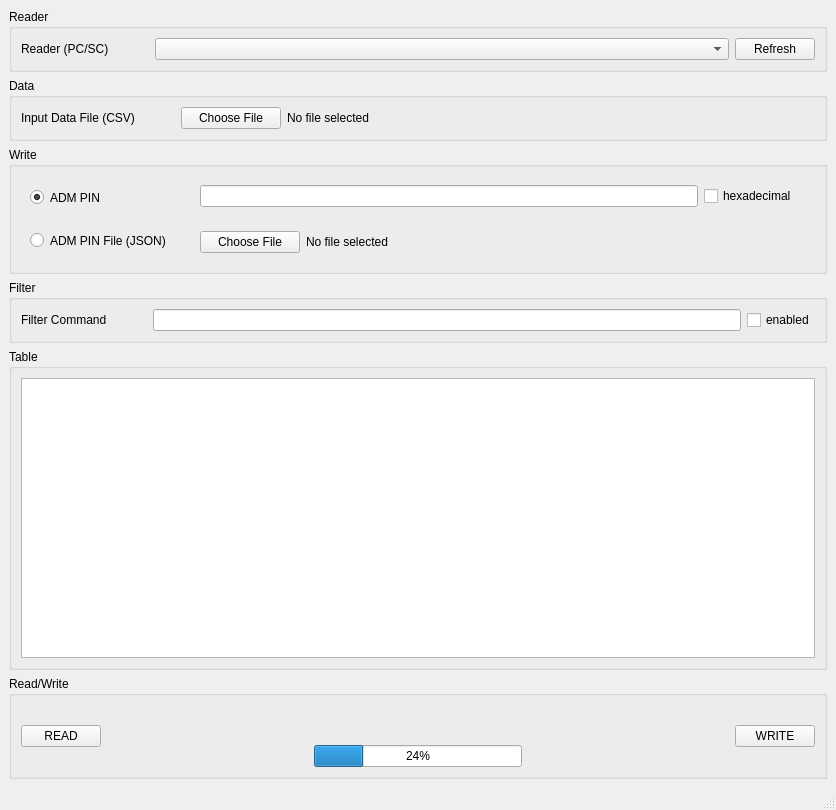
<?xml version="1.0" encoding="UTF-8"?>
<ui version="4.0">
 <class>MainWindow</class>
 <widget class="QMainWindow" name="MainWindow">
  <property name="geometry">
   <rect>
    <x>0</x>
    <y>0</y>
    <width>836</width>
    <height>810</height>
   </rect>
  </property>
  <property name="windowTitle">
   <string>SIM CSV GUI</string>
  </property>
  <widget class="QWidget" name="centralwidget">
   <layout class="QVBoxLayout" name="verticalLayout_2">
    <item>
     <widget class="QGroupBox" name="readerGroup">
      <property name="title">
       <string>Reader</string>
      </property>
      <layout class="QFormLayout" name="formLayout">
       <item row="0" column="0">
        <widget class="QLabel" name="readerLabel">
         <property name="text">
          <string>Reader (PC/SC)</string>
         </property>
        </widget>
       </item>
       <item row="0" column="1">
        <layout class="QHBoxLayout" name="readerRightLayout">
         <item>
          <spacer name="horizontalSpacer_4">
           <property name="orientation">
            <enum>Qt::Horizontal</enum>
           </property>
           <property name="sizeType">
            <enum>QSizePolicy::Minimum</enum>
           </property>
           <property name="sizeHint" stdset="0">
            <size>
             <width>40</width>
             <height>20</height>
            </size>
           </property>
          </spacer>
         </item>
         <item>
          <widget class="QComboBox" name="readerDropdown">
           <property name="sizePolicy">
            <sizepolicy hsizetype="Preferred" vsizetype="Fixed">
             <horstretch>0</horstretch>
             <verstretch>0</verstretch>
            </sizepolicy>
           </property>
          </widget>
         </item>
         <item>
          <widget class="QPushButton" name="refreshButton">
           <property name="sizePolicy">
            <sizepolicy hsizetype="Fixed" vsizetype="Fixed">
             <horstretch>0</horstretch>
             <verstretch>0</verstretch>
            </sizepolicy>
           </property>
           <property name="text">
            <string>Refresh</string>
           </property>
          </widget>
         </item>
        </layout>
       </item>
      </layout>
     </widget>
    </item>
    <item>
     <widget class="QGroupBox" name="dataGroup">
      <property name="title">
       <string>Data</string>
      </property>
      <layout class="QFormLayout" name="formLayout_2">
       <item row="0" column="0">
        <widget class="QLabel" name="inputDataFileLabel">
         <property name="text">
          <string>Input Data File (CSV)</string>
         </property>
        </widget>
       </item>
       <item row="0" column="1">
        <layout class="QHBoxLayout" name="dataRightLayout">
         <item>
          <spacer name="horizontalSpacer_3">
           <property name="orientation">
            <enum>Qt::Horizontal</enum>
           </property>
           <property name="sizeType">
            <enum>QSizePolicy::Minimum</enum>
           </property>
           <property name="sizeHint" stdset="0">
            <size>
             <width>40</width>
             <height>20</height>
            </size>
           </property>
          </spacer>
         </item>
         <item>
          <widget class="QPushButton" name="dataChooseFileButton">
           <property name="sizePolicy">
            <sizepolicy hsizetype="Fixed" vsizetype="Fixed">
             <horstretch>0</horstretch>
             <verstretch>0</verstretch>
            </sizepolicy>
           </property>
           <property name="minimumSize">
            <size>
             <width>100</width>
             <height>0</height>
            </size>
           </property>
           <property name="text">
            <string>Choose File</string>
           </property>
          </widget>
         </item>
         <item>
          <widget class="QLabel" name="dataFilenameLabel">
           <property name="text">
            <string>No file selected</string>
           </property>
          </widget>
         </item>
        </layout>
       </item>
      </layout>
     </widget>
    </item>
    <item>
     <widget class="QGroupBox" name="writeGroup">
      <property name="title">
       <string>Write</string>
      </property>
      <layout class="QHBoxLayout" name="horizontalLayout_5">
       <item>
        <widget class="QGroupBox" name="writeLeftSide">
         <property name="styleSheet">
          <string notr="true">border:0</string>
         </property>
         <property name="title">
          <string/>
         </property>
         <property name="flat">
          <bool>true</bool>
         </property>
         <property name="checkable">
          <bool>false</bool>
         </property>
         <layout class="QVBoxLayout" name="verticalLayout_3">
          <property name="spacing">
           <number>0</number>
          </property>
          <property name="leftMargin">
           <number>9</number>
          </property>
          <property name="topMargin">
           <number>0</number>
          </property>
          <property name="rightMargin">
           <number>9</number>
          </property>
          <property name="bottomMargin">
           <number>0</number>
          </property>
          <item>
           <widget class="QRadioButton" name="admPinRadioButton">
            <property name="sizePolicy">
             <sizepolicy hsizetype="Minimum" vsizetype="Minimum">
              <horstretch>0</horstretch>
              <verstretch>0</verstretch>
             </sizepolicy>
            </property>
            <property name="text">
             <string>ADM PIN</string>
            </property>
            <property name="checked">
             <bool>true</bool>
            </property>
           </widget>
          </item>
          <item>
           <widget class="QRadioButton" name="admPinFileRadioButton">
            <property name="sizePolicy">
             <sizepolicy hsizetype="Minimum" vsizetype="Minimum">
              <horstretch>0</horstretch>
              <verstretch>0</verstretch>
             </sizepolicy>
            </property>
            <property name="text">
             <string>ADM PIN File (JSON)</string>
            </property>
            <property name="checked">
             <bool>false</bool>
            </property>
           </widget>
          </item>
         </layout>
        </widget>
       </item>
       <item>
        <widget class="QWidget" name="writeRightSide" native="true">
         <property name="styleSheet">
          <string notr="true">b</string>
         </property>
         <layout class="QVBoxLayout" name="verticalLayout_4">
          <property name="topMargin">
           <number>0</number>
          </property>
          <property name="bottomMargin">
           <number>0</number>
          </property>
          <item>
           <widget class="QWidget" name="admPinInputContainer" native="true">
            <property name="sizePolicy">
             <sizepolicy hsizetype="Preferred" vsizetype="Minimum">
              <horstretch>0</horstretch>
              <verstretch>0</verstretch>
             </sizepolicy>
            </property>
            <layout class="QHBoxLayout" name="horizontalLayout_2">
             <item>
              <widget class="QLineEdit" name="admPinLineEdit">
               <property name="sizePolicy">
                <sizepolicy hsizetype="Expanding" vsizetype="Minimum">
                 <horstretch>0</horstretch>
                 <verstretch>0</verstretch>
                </sizepolicy>
               </property>
              </widget>
             </item>
             <item>
              <widget class="QCheckBox" name="admPinHexadecimalCheckbox">
               <property name="sizePolicy">
                <sizepolicy hsizetype="Minimum" vsizetype="Minimum">
                 <horstretch>0</horstretch>
                 <verstretch>0</verstretch>
                </sizepolicy>
               </property>
               <property name="text">
                <string>hexadecimal</string>
               </property>
              </widget>
             </item>
            </layout>
           </widget>
          </item>
          <item>
           <widget class="QWidget" name="admPinFileInpuContainer" native="true">
            <property name="sizePolicy">
             <sizepolicy hsizetype="Preferred" vsizetype="Minimum">
              <horstretch>0</horstretch>
              <verstretch>0</verstretch>
             </sizepolicy>
            </property>
            <layout class="QHBoxLayout" name="horizontalLayout">
             <item>
              <widget class="QPushButton" name="admPinFileChooseFileButton">
               <property name="sizePolicy">
                <sizepolicy hsizetype="Fixed" vsizetype="Minimum">
                 <horstretch>0</horstretch>
                 <verstretch>0</verstretch>
                </sizepolicy>
               </property>
               <property name="minimumSize">
                <size>
                 <width>100</width>
                 <height>0</height>
                </size>
               </property>
               <property name="text">
                <string>Choose File</string>
               </property>
              </widget>
             </item>
             <item>
              <widget class="QLabel" name="admPinFileFilenameLabel">
               <property name="sizePolicy">
                <sizepolicy hsizetype="Preferred" vsizetype="Minimum">
                 <horstretch>0</horstretch>
                 <verstretch>0</verstretch>
                </sizepolicy>
               </property>
               <property name="text">
                <string>No file selected</string>
               </property>
              </widget>
             </item>
            </layout>
           </widget>
          </item>
         </layout>
        </widget>
       </item>
      </layout>
     </widget>
    </item>
    <item>
     <widget class="QGroupBox" name="filterGroup">
      <property name="title">
       <string>Filter</string>
      </property>
      <layout class="QFormLayout" name="formLayout_5">
       <item row="0" column="0">
        <widget class="QLabel" name="filterLabel">
         <property name="text">
          <string>Filter Command</string>
         </property>
        </widget>
       </item>
       <item row="0" column="1">
        <layout class="QHBoxLayout" name="filterRightLayout">
         <item>
          <spacer name="horizontalSpacer_5">
           <property name="orientation">
            <enum>Qt::Horizontal</enum>
           </property>
           <property name="sizeType">
            <enum>QSizePolicy::Minimum</enum>
           </property>
           <property name="sizeHint" stdset="0">
            <size>
             <width>40</width>
             <height>20</height>
            </size>
           </property>
          </spacer>
         </item>
         <item>
          <widget class="QLineEdit" name="filterCommandLineEdit"/>
         </item>
         <item>
          <widget class="QCheckBox" name="filterCheckbox">
           <property name="text">
            <string>enabled</string>
           </property>
          </widget>
         </item>
        </layout>
       </item>
      </layout>
     </widget>
    </item>
    <item>
     <widget class="QGroupBox" name="tableGroup">
      <property name="title">
       <string>Table</string>
      </property>
      <layout class="QVBoxLayout" name="verticalLayout">
       <item>
        <widget class="QTableView" name="tableView"/>
       </item>
      </layout>
     </widget>
    </item>
    <item>
     <widget class="QGroupBox" name="readWriteGroup">
      <property name="title">
       <string>Read/Write</string>
      </property>
      <layout class="QHBoxLayout" name="horizontalLayout_11">
       <item>
        <widget class="QPushButton" name="readButton">
         <property name="text">
          <string>READ</string>
         </property>
        </widget>
       </item>
       <item>
        <spacer name="horizontalSpacer">
         <property name="orientation">
          <enum>Qt::Horizontal</enum>
         </property>
         <property name="sizeHint" stdset="0">
          <size>
           <width>40</width>
           <height>20</height>
          </size>
         </property>
        </spacer>
       </item>
       <item>
        <layout class="QVBoxLayout" name="readWriteStatusLayout">
         <item>
          <widget class="QLabel" name="readWriteImageLabel">
           <property name="text">
            <string/>
           </property>
           <property name="textFormat">
            <enum>Qt::AutoText</enum>
           </property>
           <property name="pixmap">
            <pixmap resource="../resources/resources.qrc">:/images/insert_credit_card</pixmap>
           </property>
           <property name="scaledContents">
            <bool>true</bool>
           </property>
           <property name="alignment">
            <set>Qt::AlignCenter</set>
           </property>
          </widget>
         </item>
         <item>
          <widget class="QLabel" name="label">
           <property name="text">
            <string/>
           </property>
           <property name="pixmap">
            <pixmap>:/swag/icon.png</pixmap>
           </property>
          </widget>
         </item>
         <item>
          <widget class="QProgressBar" name="readWriteProgressBar">
           <property name="value">
            <number>24</number>
           </property>
          </widget>
         </item>
        </layout>
       </item>
       <item>
        <spacer name="horizontalSpacer_2">
         <property name="orientation">
          <enum>Qt::Horizontal</enum>
         </property>
         <property name="sizeHint" stdset="0">
          <size>
           <width>40</width>
           <height>20</height>
          </size>
         </property>
        </spacer>
       </item>
       <item>
        <widget class="QPushButton" name="writeButton">
         <property name="text">
          <string>WRITE</string>
         </property>
        </widget>
       </item>
      </layout>
     </widget>
    </item>
   </layout>
  </widget>
  <widget class="QMenuBar" name="menubar">
   <property name="geometry">
    <rect>
     <x>0</x>
     <y>0</y>
     <width>836</width>
     <height>21</height>
    </rect>
   </property>
  </widget>
  <widget class="QStatusBar" name="statusbar"/>
 </widget>
 <resources>
  <include location="../resources/resources.qrc"/>
  <include location="resources/resources.qrc"/>
 </resources>
 <connections/>
</ui>
